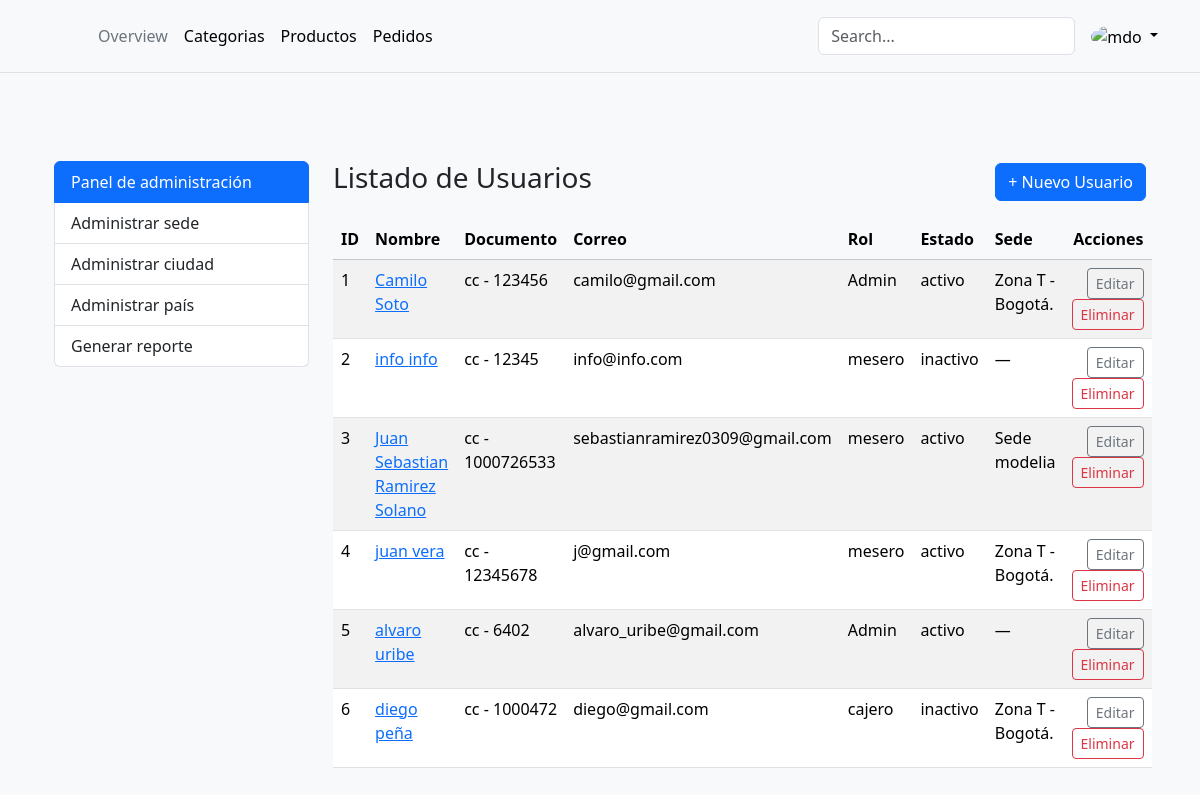
/adminis/usuario/ (signed in), run on the app's committed database.
### accounts/models.py (models this page shows, shortened)
class Usuario(AbstractUser):
    TYPEDOCS = (
        ('cc', 'cédula de ciudadania'),
        ('ti', 'tarjeta de identidad'),
        ('ce', 'cédula de extranjería'),
        ('pa', 'pasaporte'),
    )
    ROLES = (
        (1, 'Admin'),
        (2, 'cajero'),
        (3, 'mesero'),
    )
    ESTADO = (
        (0, 'inactivo'),
        (1, 'activo')
    )
    nombres = models.CharField(max_length=100, verbose_name='Nombre(s)')
    apellidos = models.CharField(max_length=100, verbose_name='Apellido(s)')
    tipoDocumento = models.CharField(max_length=5, choices=TYPEDOCS, verbose_name='Tipo de documento')
    numDocumento = models.CharField(max_length=20, unique=True, verbose_name='Número de documento')
    correo = models.EmailField(max_length=100, unique=True, verbose_name='Correo electrónico')
    rol = models.IntegerField(choices=ROLES, default=3)
    estado = models.BooleanField(choices=ESTADO, default=0)
    sede = models.ForeignKey(
        Sede,
        on_delete=models.SET_NULL,
        null=True,
        blank=True,
        related_name='usuarios',
        verbose_name='Sede asignada'
    )
    REQUIRED_FIELDS = ['nombres', 'apellidos', 'tipoDocumento', 'numDocumento', 'rol', 'estado', 'correo']

### adminis/models.py (models this page shows, shortened)
class Sede(models.Model):
    ESTADO = (
        (0, 'inactivo'),
        (1, 'activo')
    )
    idSede = models.AutoField(primary_key=True, db_column='idSede')
    nombre = models.CharField(max_length=100, null=True, db_column='nombre')
    estado = models.BooleanField(choices=ESTADO, null=True, default=1,db_column='estado')
    Ciudad = models.ForeignKey(
        Ciudad,
        on_delete=models.PROTECT,
        db_column='Ciudad_idCiudad',
        related_name='sedes',
        null=True,
        blank=True
    )
    class Meta:
        db_table = 'Sede'
        managed = True
        verbose_name = 'Sede'
        verbose_name_plural = 'Sedes'

### adminis/views.py (the view)
# urls.py: path('usuario/', UsuarioListView.as_view(), name='list_usuario'),
class UsuarioListView(LoginRequiredMixin, ListView):
    model = Usuario
    template_name = 'usuario/usuario_list.html'
    context_object_name = 'usuarios'

### adminis/templates/usuario/usuario_list.html
{% extends "base.html" %}
{% block content %}
<div class="container mt-4">
  <div class="row">
    <nav class="col-12 col-md-3 mb-4 mb-md-0">
      <div class="list-group">
        <span class="list-group-item list-group-item-action active">
          Panel de administración
        </span>
        <a href="{% url 'adminis:list_sede' %}" class="list-group-item list-group-item-action">
          Administrar sede
        </a>
        <a href="{% url 'adminis:list_ciudad' %}" class="list-group-item list-group-item-action">
          Administrar ciudad
        </a>
        <a href="{% url 'adminis:list_pais' %}" class="list-group-item list-group-item-action">
          Administrar país
        </a>
        <a href="{% url 'adminis:reporte_form' %}" class="list-group-item list-group-item-action"> Generar reporte </a>
      </div>
    </nav>
    <div class="col-12 col-md-9">
      <div class="d-flex justify-content-between align-items-center mb-3">
        <h1 class="h3">Listado de Usuarios</h1>
        <a href="{% url 'adminis:create_usuario' %}" class="btn btn-primary">
          + Nuevo Usuario
        </a>
      </div>
      <table class="table table-striped table-hover">
        <thead class="table-light">
          <tr>
            <th>ID</th>
            <th>Nombre</th>
            <th>Documento</th>
            <th>Correo</th>
            <th>Rol</th>
            <th>Estado</th>
            <th>Sede</th>
            <th class="text-end">Acciones</th>
          </tr>
        </thead>
        <tbody>
          {% for usuario in usuarios %}
          <tr>
            <td>{{ usuario.pk }}</td>
            <td>
              <a href="{% url 'adminis:update_usuario' usuario.pk %}">
                {{ usuario.nombres }} {{ usuario.apellidos }}
              </a>
            </td>
            <td>{{ usuario.tipoDocumento }} - {{ usuario.numDocumento }}</td>
            <td>{{ usuario.correo }}</td>
            <td>{{ usuario.get_rol_display }}</td>
            <td>{{ usuario.get_estado_display }}</td>
            <td>
              {% if usuario.sede %}
                {{ usuario.sede.nombre }}
              {% else %}
                &mdash;
              {% endif %}
            </td>
            <td class="text-end">
              <a href="{% url 'adminis:update_usuario' usuario.pk %}" class="btn btn-sm btn-outline-secondary">Editar</a>
              <a href="{% url 'adminis:delete_usuario' usuario.pk %}" class="btn btn-sm btn-outline-danger">Eliminar</a>
            </td>
          </tr>
          {% empty %}
          <tr>
            <td colspan="8" class="text-center">No hay usuarios registrados.</td>
          </tr>
          {% endfor %}
        </tbody>
      </table>
    </div>
  </div>
</div>
{% endblock %}

### templates/base.html (style rules this page uses)
:root { --bs-primary: #d39e2e; --bs-primary-rgb: 211,158,46; --bs-body-color: #333; --bs-body-bg: #f9f9f9; }
body { color: var(--bs-body-color); background-color: var(--bs-body-bg) !important; }

### data on the page
Usuario: pk "1", nombres "Camilo", apellidos "Soto", tipoDocumento "cc", numDocumento "123456", correo "camilo@gmail.com", rol "Admin", estado "activo", sede.nombre "Zona T -Bogotá."
Usuario: pk "2", nombres "info", apellidos "info", tipoDocumento "cc", numDocumento "12345", correo "info@info.com", rol "mesero", estado "inactivo"
Usuario: pk "3", nombres "Juan Sebastian", apellidos "Ramirez Solano", tipoDocumento "cc", numDocumento "1000726533", correo "sebastianramirez0309@gmail.com", rol "mesero", estado "activo", sede.nombre "Sede modelia"
Usuario: pk "4", nombres "juan", apellidos "vera", tipoDocumento "cc", numDocumento "12345678", correo "j@gmail.com", rol "mesero", estado "activo", sede.nombre "Zona T -Bogotá."
Usuario: pk "5", nombres "alvaro", apellidos "uribe", tipoDocumento "cc", numDocumento "6402", correo "alvaro_uribe@gmail.com", rol "Admin", estado "activo"
Usuario: pk "6", nombres "diego", apellidos "peña", tipoDocumento "cc", numDocumento "1000472", correo "diego@gmail.com", rol "cajero", estado "inactivo", sede.nombre "Zona T -Bogotá."
